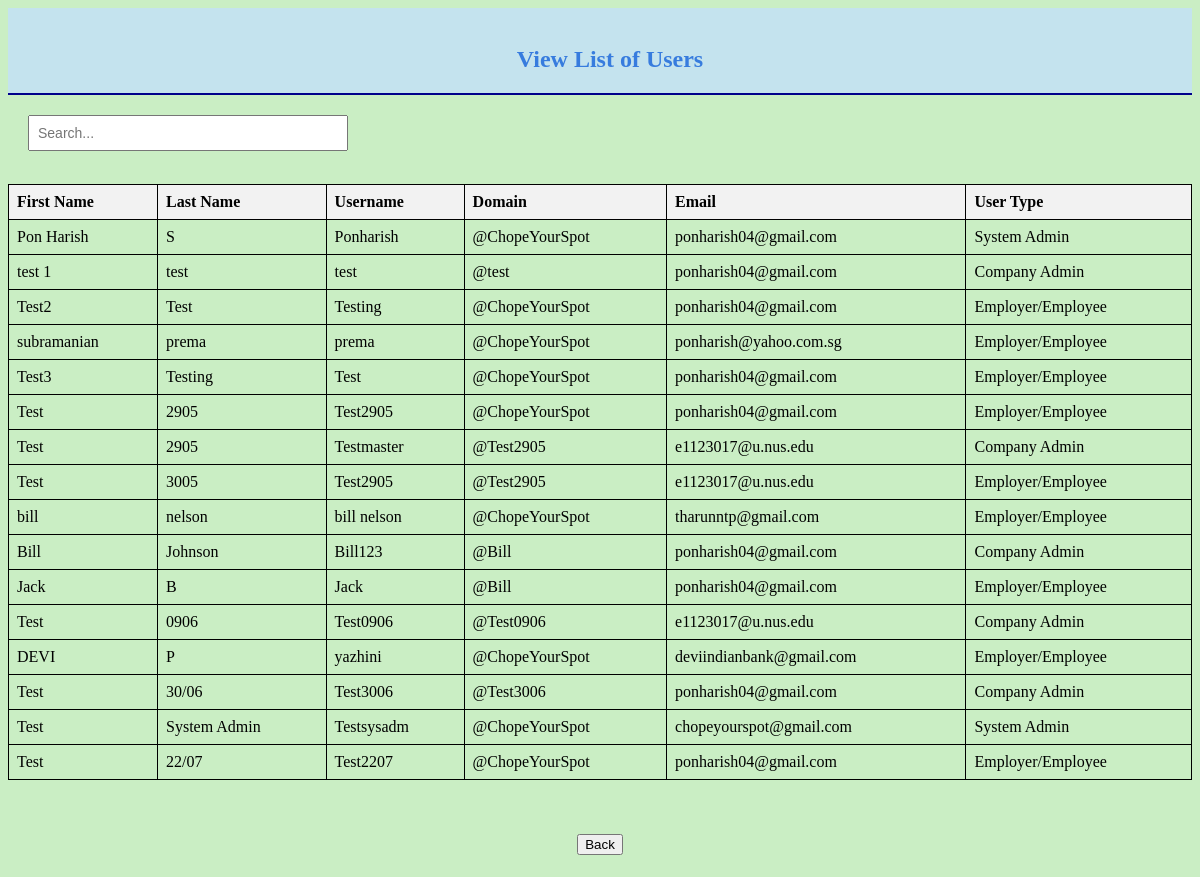
Before: /System_Admin/viewlistofusers with the older database file.
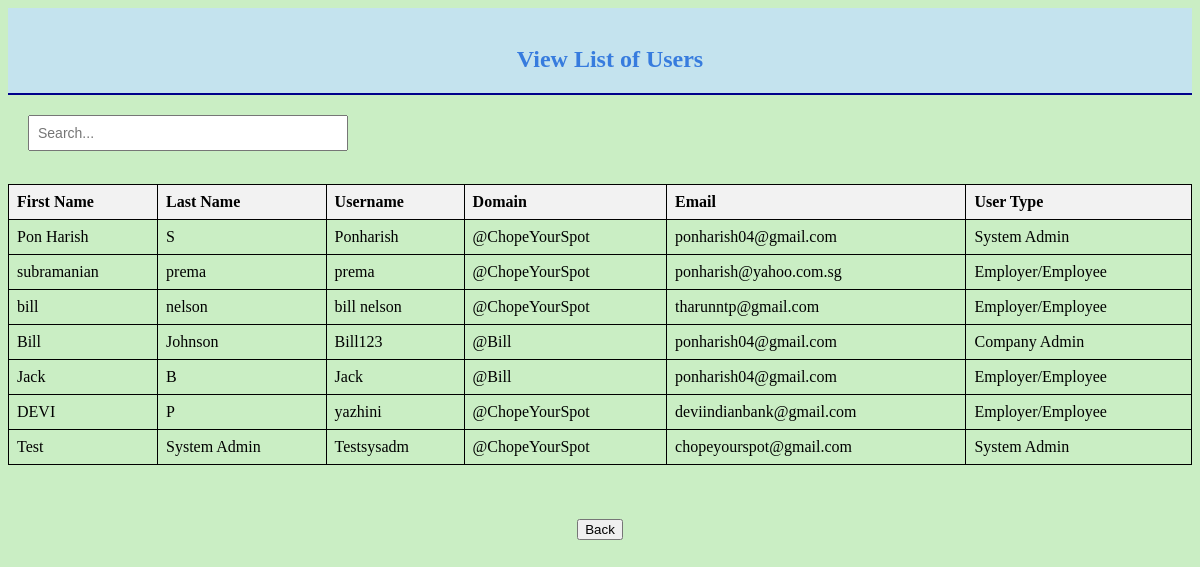
After: the same page with the newer database file.
### login/models.py (models this page shows, shortened)
class users(models.Model):
    first_name = models.CharField(max_length=30)
    last_name = models.CharField(max_length=30)
    username = models.CharField(max_length=30)
    domain = models.CharField(max_length=30)
    password = models.CharField(max_length=128)
    email = models.EmailField()
    user_Type = models.CharField(max_length=30, null=True)

### System_Admin/views.py (the view)
# urls.py: path('viewlistofusers',views.viewlistofusers, name = 'viewlistofusers'),
def viewlistofusers(request):
    user = users.objects.all()
    is_empty = not user.exists()  # Check if queryset is empty
    return render(request, 'viewlistofusers.html', {'users': user, 'is_empty': is_empty})

### System_Admin/templates/viewlistofusers.html (shortened to what this page needs)
{% load static %}
<!DOCTYPE html>
<html>
    <head>
    </head>
    <body bgcolor = #CAEEC4>
        <div class = "heading">
            <br>
            <font color = #377CDE><h2 style="padding-left: 20px;" id = "unamefield">View List of Users</h2></font>
            <hr color=#00008B>
        </div>
        {% if not is_empty %}
        <div class="search-container">
            <input type="text" id="searchInput" placeholder="Search..." onkeyup="searchTable()">
        </div>
        {% endif %}
        <div class = "content">
            <br>
            {% if is_empty %}
            <p><font color = "red"> No Records Found! </font></p>
            {% else %}
            <table border="1" id="dataTable">
                <thead>
                    <tr>
                        <th>First Name</th>
                        <th>Last Name</th>
                        <th>Username</th>
                        <th>Domain</th>
                        <th>Email</th>
                        <th>User Type</th>
                    </tr>
                </thead>
                <tbody>
                    {% for user in users %}
                    <tr>
                        <td>{{ user.first_name }}</td>
                        <td>{{ user.last_name }}</td>
                        <td>{{ user.username }}</td>
                        <td>{{ user.domain|default:"-" }}</td>
                        <td>{{ user.email }}</td>
                        <td>{{ user.user_Type }}</td>
                    </tr>
                    {% endfor %}
                </tbody>
            </table>
            {% endif %}
            <br><br><br>
            <a href = "./"><input type="button" id = "Back" name = "Back" value="Back"></a> <br>
        </div>
    </body>
</html>

### System_Admin/templates/viewlistofusers.html (style rules this page uses)
.heading { background-color: rgb(196, 227, 238); text-align: center; }
.content { text-align: center; }
.search-container { text-align: left; margin-bottom: 15px; margin-top: 20px; margin-left: 20px; }
.search-container input { width: 300px; padding: 8px; font-size: 14px; }
table { width: 100%; border-collapse: collapse; }
th, td { padding: 8px; text-align: left; border: 1px solid rgb(0, 0, 0); word-wrap: break-word; overflow-wrap: break-word; word-break: break-all; }
th { background-color: #f2f2f2; }

Changed rows visible on the page:
removed users: first_name "test 1", last_name "test", username "test", domain "@test", email "ponharish04@gmail.com", user_Type "Company Admin"
removed users: first_name "Test2", last_name "Test", username "Testing", domain "@ChopeYourSpot", email "ponharish04@gmail.com", user_Type "Employer/Employee"
removed users: first_name "Test3", last_name "Testing", username "Test", domain "@ChopeYourSpot", email "ponharish04@gmail.com", user_Type "Employer/Employee"
removed users: first_name "Test", last_name "2905", username "Test2905", domain "@ChopeYourSpot", email "ponharish04@gmail.com", user_Type "Employer/Employee"
removed users: first_name "Test", last_name "2905", username "Testmaster", domain "@Test2905", email "e1123017@u.nus.edu", user_Type "Company Admin"
removed users: first_name "Test", last_name "3005", username "Test2905", domain "@Test2905", email "e1123017@u.nus.edu", user_Type "Employer/Employee"
removed users: first_name "Test", last_name "0906", username "Test0906", domain "@Test0906", email "e1123017@u.nus.edu", user_Type "Company Admin"
removed users: first_name "Test", last_name "30/06", username "Test3006", domain "@Test3006", email "ponharish04@gmail.com", user_Type "Company Admin"
removed users: first_name "Test", last_name "22/07", username "Test2207", domain "@ChopeYourSpot", email "ponharish04@gmail.com", user_Type "Employer/Employee"
